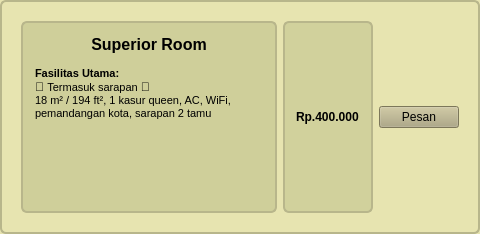
              <widget class="QFrame" name="roomFrame2_2">
               <property name="styleSheet">
                <string notr="true">
                QFrame { background-color: rgb(231,228,176); border: 2px solid rgb(184,182,139); border-radius: 6px; padding: 8px; }
                QLabel#roomTitle2 { font-weight: bold; font-size: 12pt; }
                QLabel#roomDesc2 { font-size: 9pt; }
              </string>
               </property>
               <layout class="QHBoxLayout" name="horizontalLayout_2">
                <item>
                 <layout class="QVBoxLayout" name="roomTextCol2_2"/>
                </item>
                <item>
                 <widget class="QTextEdit" name="textEdit_4">
                  <property name="styleSheet">
                   <string notr="true">background-color: rgb(207, 207, 154);</string>
                  </property>
                  <property name="html">
                   <string>&lt;!DOCTYPE HTML PUBLIC &quot;-//W3C//DTD HTML 4.0//EN&quot; &quot;http://www.w3.org/TR/REC-html40/strict.dtd&quot;&gt;
&lt;html&gt;&lt;head&gt;&lt;meta name=&quot;qrichtext&quot; content=&quot;1&quot; /&gt;&lt;meta charset=&quot;utf-8&quot; /&gt;&lt;style type=&quot;text/css&quot;&gt;
p, li { white-space: pre-wrap; }
hr { height: 1px; border-width: 0; }
li.unchecked::marker { content: &quot;\2610&quot;; }
li.checked::marker { content: &quot;\2612&quot;; }
&lt;/style&gt;&lt;/head&gt;&lt;body style=&quot; font-family:'Segoe UI'; font-size:9pt; font-weight:400; font-style:normal;&quot;&gt;
&lt;p align=&quot;center&quot; style=&quot; margin-top:0px; margin-bottom:0px; margin-left:0px; margin-right:0px; -qt-block-indent:0; text-indent:0px;&quot;&gt;&lt;span style=&quot; font-family:'MS Shell Dlg 2'; font-size:12pt; font-weight:600;&quot;&gt;Superior&lt;/span&gt;&lt;span style=&quot; font-family:'MS Shell Dlg 2'; font-size:12pt;&quot;&gt; &lt;/span&gt;&lt;span style=&quot; font-family:'MS Shell Dlg 2'; font-size:12pt; font-weight:600;&quot;&gt;Room&lt;/span&gt;&lt;/p&gt;
&lt;p style=&quot;-qt-paragraph-type:empty; margin-top:0px; margin-bottom:0px; margin-left:0px; margin-right:0px; -qt-block-indent:0; text-indent:0px; font-family:'MS Shell Dlg 2'; font-size:8pt;&quot;&gt;&lt;br /&gt;&lt;/p&gt;
&lt;p style=&quot; margin-top:0px; margin-bottom:0px; margin-left:0px; margin-right:0px; -qt-block-indent:0; text-indent:0px;&quot;&gt;&lt;span style=&quot; font-family:'MS Shell Dlg 2'; font-size:8pt; font-weight:600;&quot;&gt;Fasilitas Utama: &lt;/span&gt;&lt;/p&gt;
&lt;p style=&quot; margin-top:0px; margin-bottom:0px; margin-left:0px; margin-right:0px; -qt-block-indent:0; text-indent:0px;&quot;&gt;🍱 &lt;span style=&quot; font-family:'MS Shell Dlg 2'; font-size:8pt;&quot;&gt;Termasuk sarapan &lt;/span&gt;🍱&lt;/p&gt;
&lt;p style=&quot; margin-top:0px; margin-bottom:0px; margin-left:0px; margin-right:0px; -qt-block-indent:0; text-indent:0px;&quot;&gt;&lt;span style=&quot; font-family:'MS Shell Dlg 2'; font-size:8pt;&quot;&gt;18 m² / 194 ft², 1 kasur queen, AC, WiFi, pemandangan kota, sarapan 2 tamu&lt;/span&gt;&lt;/p&gt;
&lt;p style=&quot;-qt-paragraph-type:empty; margin-top:0px; margin-bottom:0px; margin-left:0px; margin-right:0px; -qt-block-indent:0; text-indent:0px; font-family:'MS Shell Dlg 2'; font-size:8pt;&quot;&gt;&lt;br /&gt;&lt;/p&gt;&lt;/body&gt;&lt;/html&gt;</string>
                  </property>
                 </widget>
                </item>
                <item>
                 <widget class="QLabel" name="label_19">
                  <property name="font">
                   <font>
                    <bold>true</bold>
                   </font>
                  </property>
                  <property name="styleSheet">
                   <string notr="true">background-color: rgb(209, 209, 156);</string>
                  </property>
                  <property name="text">
                   <string>Rp.400.000</string>
                  </property>
                 </widget>
                </item>
                <item>
                 <widget class="QPushButton" name="btnPrice2_2">
                  <property name="styleSheet">
                   <string notr="true"> color: rgb(0, 0, 0); background-color: rgb(174,167,126)
 </string>
                  </property>
                  <property name="text">
                   <string>Pesan</string>
                  </property>
                 </widget>
                </item>
               </layout>
              </widget>
